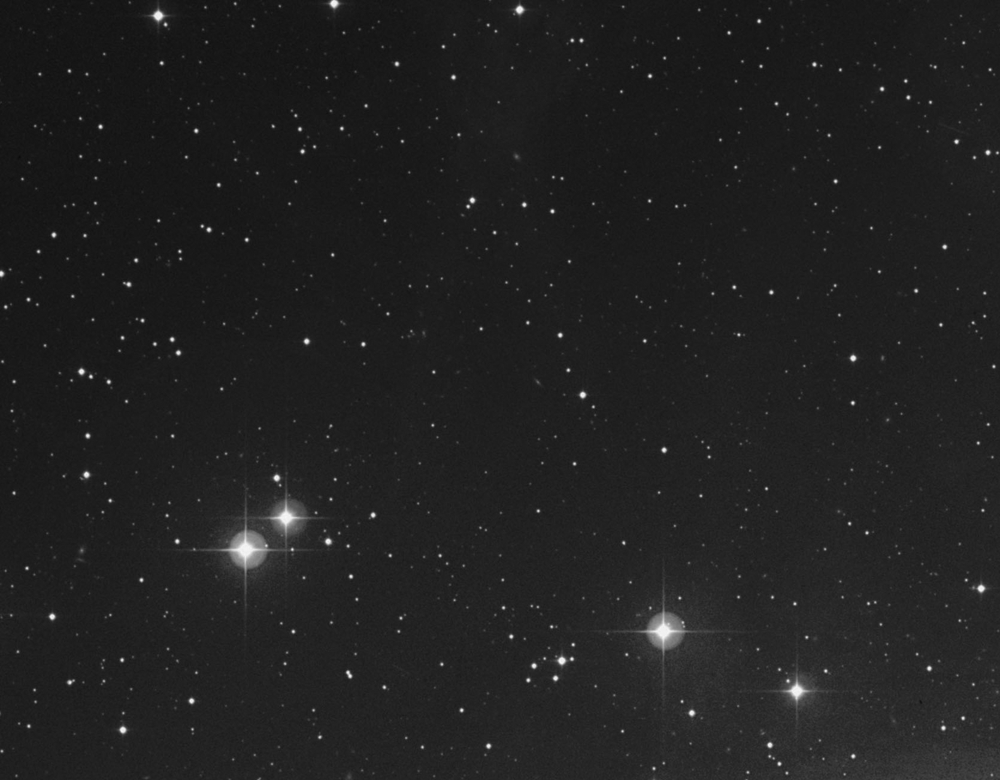
#> input picture Images/etoiles.png, 1000 x 780 px
$ python 'compteur_étoiles.py'   (older library calls are emulated)
#> lines starting #> are read from the running program, lines starting #| are printed output that depends on the picture; after the words box and inside, x2 and y2 are one past the last pixel; in counts of white or black regions, pixels touching at a corner belong together
### common/strel.py
__author__ = 'chaussard'

import numpy as np
from operator import itemgetter
import math

#Fonction permettant de construire un element structurant
#Il faut choisir le type (disque, carre, diamant, ligne)
#Puis le parametre de taille et, dans le cas de la ligne, le parametre d'angle
#L'element structurant est donne sous forme de liste de coordonnees
def build_as_list(type, size, angle):
    if (type  == 'disque'):
        Strel = [] #Le resultat sera une liste de coordonnees
        #On parcourt tous les pixels entre -size et size pour tester si le disque passerait par le pixel : si oui, on l'allume
        for x in range(-((np.int)(size))-1,((np.int)(size))+2):
            for y in range(-((np.int)(size))-1,((np.int)(size))+2):
                if( (abs(x)-0.5)*(abs(x)-0.5) + (abs(y)-0.5)*(abs(y)-0.5) <= size*size ):
                    Strel.append((y,x))

    elif (type == 'carre'):
        #On place dans le resultat toutes les coordonnees entre -size et size inclus
        Strel = [(y,x) for x in range(-size, size+1) for y in range(-size, size+1)]

    elif (type == 'diamant'):
        #On parcourt ligne par ligne pour ajouter les segments qu'il faut
        Strel = [(i,j) for i in range(-size,size+1) for j in range(-size+abs(i), size-abs(i)+1)]


    elif (type == 'ligne'):
        Strel = []
        #Une ligne
        d=size
        a=angle

        #On place l'angle dans un intervalle entre 90 et -90
        while (a > 90):
            a = a - 180
        while (a < -90):
            a = a + 180
        #Si l'angle est superieur a 45deg, on retire 90def et on tournera le resultat obtenu...
        rot=0
        if (a>45):
            a = a-90
            rot=1
        elif (a<-45):
            a = a+90
            rot=3;
        #Conversion de l'angle en radian
        a=a*math.pi/180
        #Petite conversion pour ramener l'angle par rapport au coin inferieur gauche de l'ecran
        a=-a

        #Calcul de la taille de l'element structurant en fonction de d
        lx = int(math.ceil(d/math.sqrt(1+math.tan(a)*math.tan(a))))
        if(lx==0):
            lx = 1
        ly = int(math.ceil(d*math.tan(abs(a))/math.sqrt(1+math.tan(a)*math.tan(a))))
        if(ly==0):
            ly = 1

        #Allocation du resultat
        Strel = []

        #Algo de Bresenham
        for x in range(-lx,lx+1):
            y = math.tan(a)*x;
            Strel.append((int(round(y)), x))

        #Si nous devons tourner le resultat...
        if(rot>0):
            #La rotation s'effectue avec une transposee puis un flip horizontal
            for i in range(0, len(Strel)):
                Strel[i] = (-Strel[i][1], Strel[i][0])

    else:
        assert(False), type+" n'est pas un nom d'element structurant valide pour cette fonction."


    return Strel


#Fonction permettant de construire un element structurant
#Il faut choisir le type (disque, carre, diamant, ligne)
#Puis le parametre de taille et, dans le cas de la ligne, le parametre d'angle
#L'element structurant est donne sous forme d'une image
def build(type, size, angle=0):
	return toImage(build_as_list(type, size, angle))


#Fonction permettant de construire une image a partir d'une liste de points d'un element structurant
def toImage(Strel):
    if len(Strel) == 0:
        assert (False), "L element structurant donne en parametre est vide (trop petit)."

    #On recupere les plus grandes et petites coordonnees de l'element structurant
    max_i = max(Strel, key=itemgetter(0))[0]
    min_i = min(Strel, key=itemgetter(0))[0]
    max_j = max(Strel, key=itemgetter(1))[1]
    min_j = min(Strel, key=itemgetter(1))[1]


    #On alloue l'image de sortie
    Im = np.zeros([max_i-min_i+1, max_j-min_j+1, 1], np.uint8)

    for (i,j) in Strel:
        Im[i+abs(min_i), j+abs(min_j)] = 255

    return Im

### common/morpho.py
import cv2
import numpy

def erosion(img, el):
    return cv2.erode(img, el)

def dilatation(img, el):
    return cv2.dilate(img, el)

def gradient(img, el):
    return dilatation(img, el) - erosion(img, el)

def ouverture(img, el):
    return dilatation(erosion(img, el), el)

def fermeture(img, el):
    return erosion(dilatation(img, el), el)

def dilatation_conditionnelle(img, m, el):
    return numpy.minimum(img, dilatation(m, el))

def erosion_conditionnelle(img, m, el):
    return numpy.maximum(img, erosion(m, el))

def reconstruction_inferieure(img, m, el):
    prec = m
    actuel = dilatation_conditionnelle(img, prec, el)
    while not numpy.array_equal(prec, actuel):
        prec = actuel
        actuel = dilatation_conditionnelle(img, prec, el)
        # cv2.imshow('Iteration reconstruction inferieur', actuel)
        # cv2.waitKey(0)
    return actuel

# [15 lines left out: functions reconstruction_superieure, ouverture_reconstruction, not called in this run]

def fermeture_reconstruction(im, el_fe, el_r):
    op = fermeture(im, el_fe)
    return reconstruction_superieure(im, op, el_r)

# [13 lines of commented-out code are left out]

# [26 lines left out: function ligne_des_eaux, not called in this run]

### common/utils.py
import cv2
import numpy as np

def seuil(img, seuil):
    img[img < seuil] = 0
    img[img >= seuil] = 255
    return img

def afficher(im, titre):
    cv2.imshow(titre, im)
    cv2.waitKey(0)


# La fonction de callback de la souris
# Le premier parametre decrit l'evenement de la souris qui a appele la fonction, les deux suivants donnent les coordonnes ou cet evenement a eu lieu, et le quatrieme decrit l'etat de la souris lors de l'evenement (bouton appuye, relache, etc...)
# Ces parametres sont toujours obligatoires pour cette fonction
# Le cinquieme parametre est personnalisable selon les cas
# Ici, c'est une liste avec en premier, l'image que l'on affiche et dont on va changer des couleurs de pixel
# Ensuite, trois valeurs pour specifier de quelle couleur on souhaite colorier les pixels
# Le dernier parametre est une liste de retour qui stockera les coordonnees des pixels cliques
# [28 lines left out: functions click_and_keep, afficher_et_cliquer_image, not called in this run]

### compteur_étoiles.py
import cv2
import numpy
import math
from common import morpho, strel, utils


im = cv2.imread('./Images/etoiles.png', cv2.IMREAD_GRAYSCALE)
#> im is the input picture: shape (780, 1000); min 11, max 246, mean 33

# cv2.imshow('Etoile', im)

masque = numpy.zeros(im.shape, im.dtype)
masque[im >= 50] = im[im >= 50] - 50
# cv2.imshow('Masque', masque)

hmax = morpho.reconstruction_inferieure(im, masque, strel.build('carre', 1))
#> in dilatation, `return cv2.dilate(img, el)`:
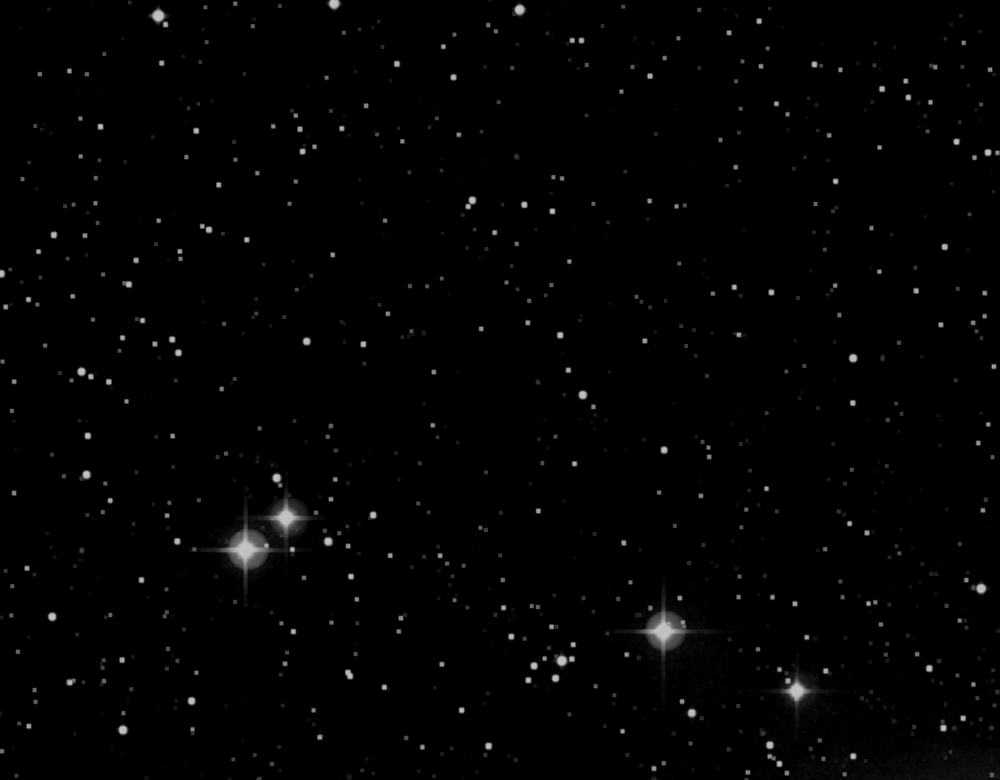
#> returned value: shape (780, 1000); min 0, max 196, mean 2.6
#> the loop in reconstruction_inferieure, `while not numpy.array_equal(prec, actuel):` made 131 passes
# cv2.imshow('Hmax', hmax)

# On reduit la luminosite de cette maniere
r = im - hmax
# cv2.imshow('r', r)

r[r < 3] = 0
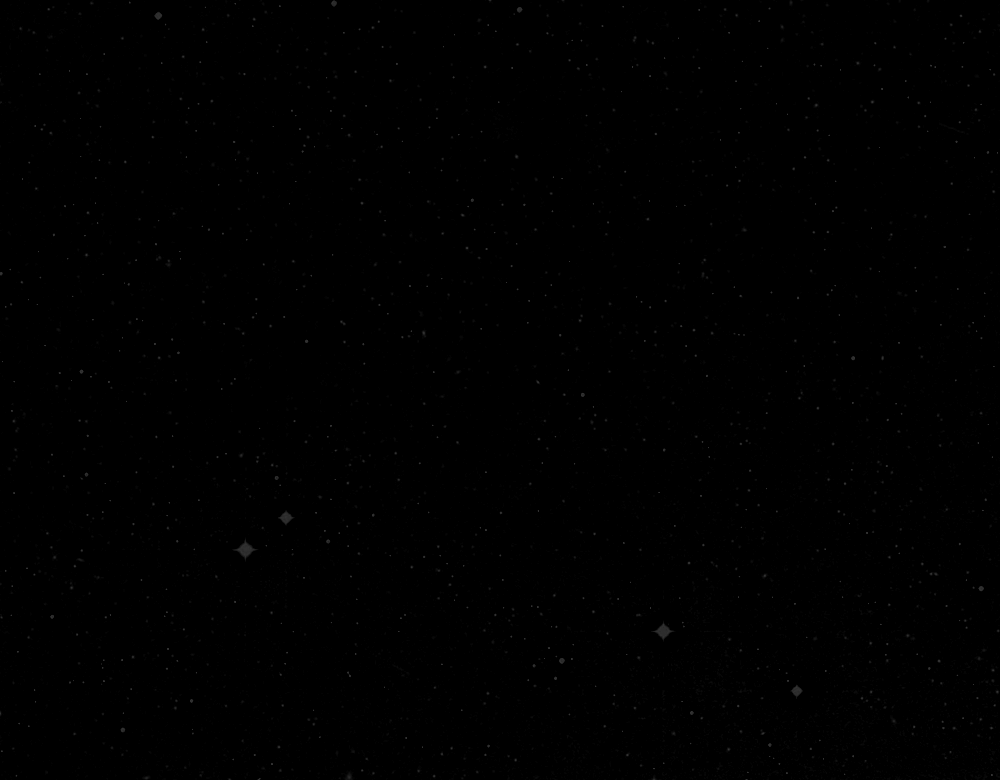
#> r: shape (780, 1000); min 0, max 50, mean 0.4
r[r >= 3] = r[r >= 3] - 3
#> r: shape (780, 1000); 5.34% of pixels changed, all inside (x1, y1, x2, y2) = (0, 0, 1000, 780)
cv2.imshow('Sommets', r)

hmax2 = morpho.reconstruction_inferieure(im-hmax, r, strel.build('carre', 1))
#> the loop in reconstruction_inferieure (call 2), `while not numpy.array_equal(prec, actuel):` made 34 passes
# cv2.imshow('hmax2', hmax2)

s = utils.seuil(hmax2, 47)
#> in seuil, `img[img < seuil] = 0`: img: shape (780, 1000); values 0 (black) and 47 (white), 0.09% white in thin lines or dots
#> in seuil, `img[img >= seuil] = 255`:
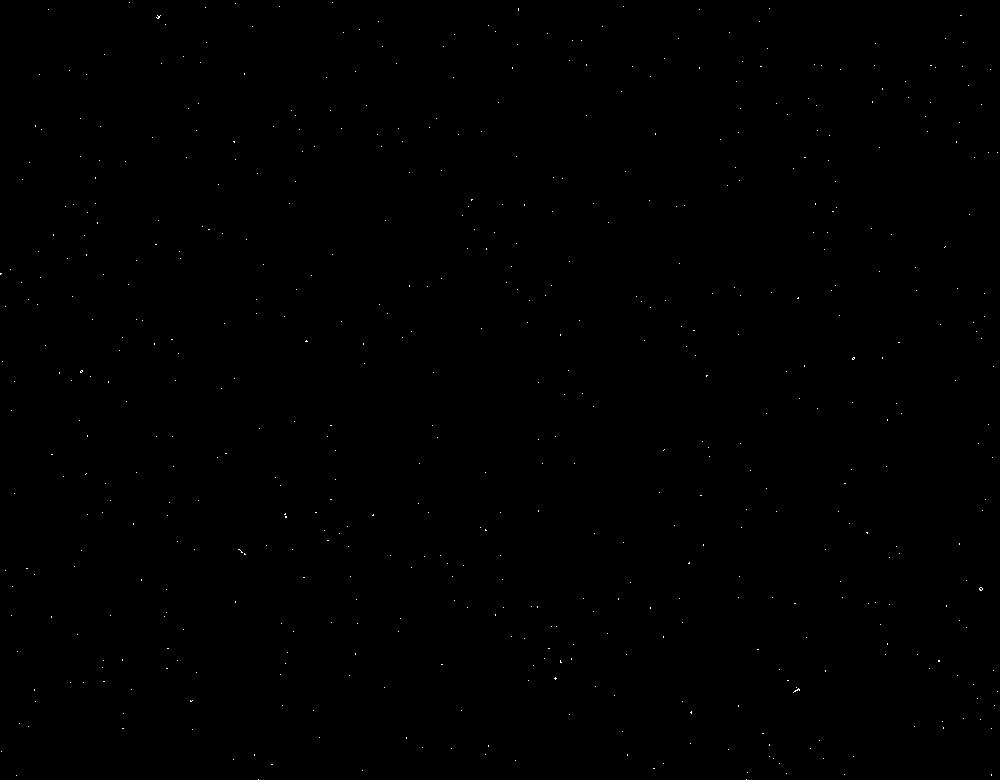
#> img: shape (780, 1000); 0.09% white in thin lines or dots
cv2.imshow('Sommets seuil', s)
cv2.waitKey(0)

# On creer une ligne verticale et une horizontale
lv = strel.build('ligne', 5, 90)
lh = strel.build('ligne', 5, 0)

# Les dilatation vont remplacer chaque pixel blanc par une ligne (horizontal et vertical pour faire une croix)
s = numpy.maximum(morpho.dilatation(s, lv), morpho.dilatation(s, lh))
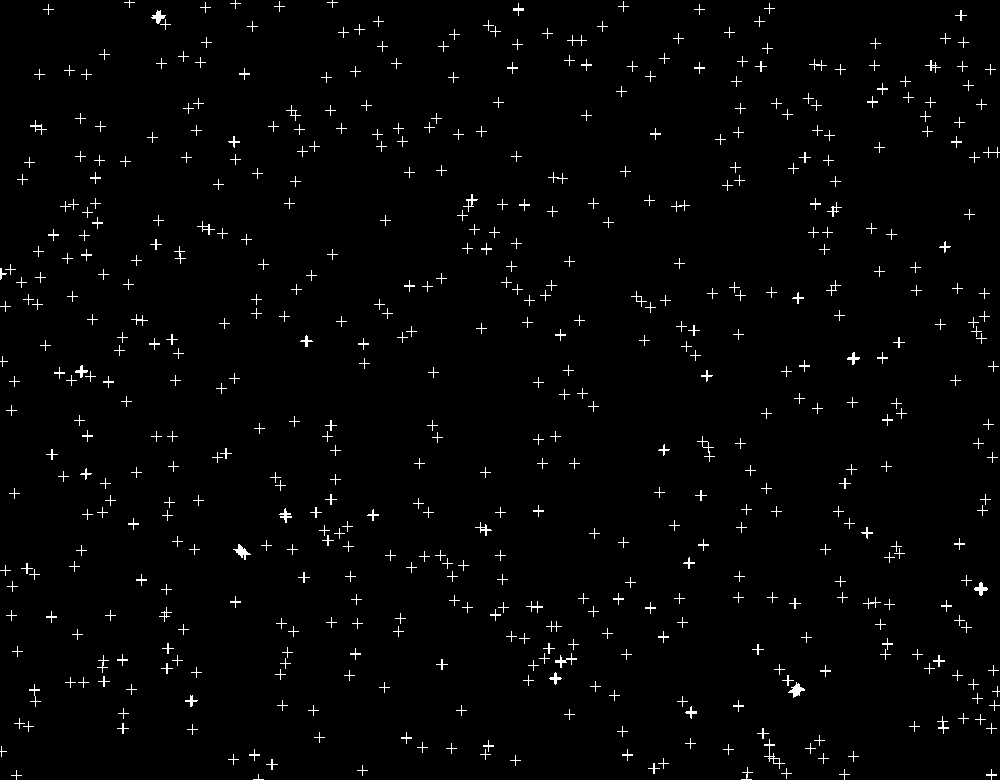
#> s: shape (780, 1000); 1.7% white in thin lines or dots
cv2.imshow('Sommets seuil croix', s)

imc = cv2.imread('./Images/etoiles.png')
# On passe tout en rouge
imc[s > 0] = [0, 0, 255]
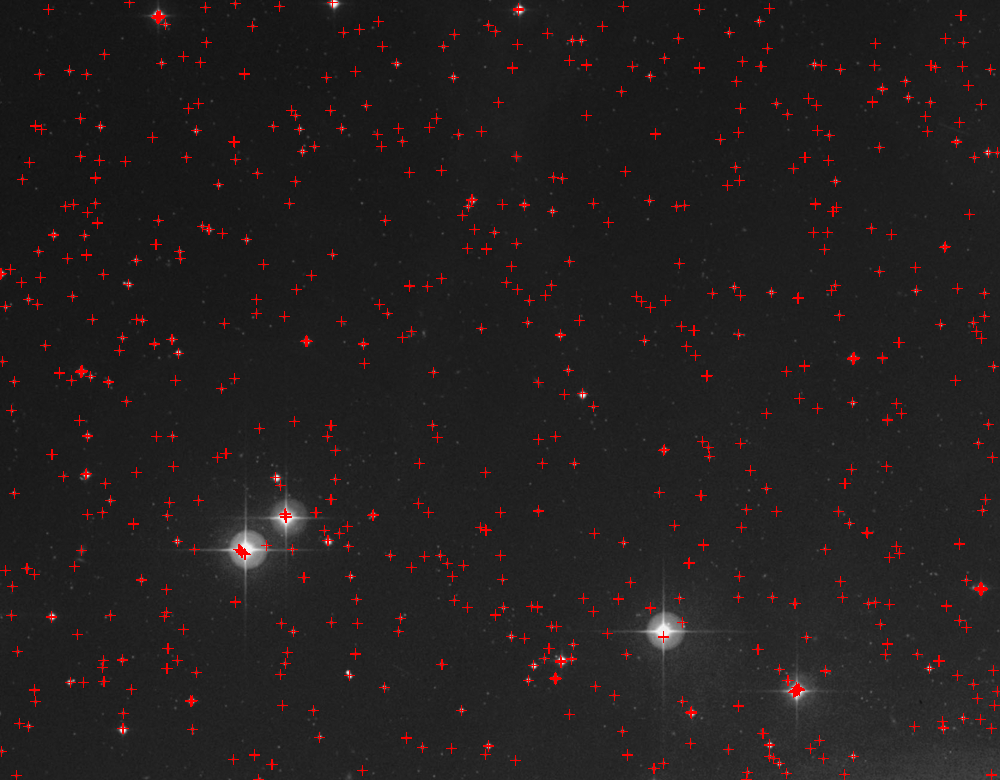
#> imc: shape (780, 1000, 3); 1.74% of pixels changed, all inside (x1, y1, x2, y2) = (0, 0, 1000, 780)
cv2.imshow('Image colore', imc)

cv2.waitKey(0)
